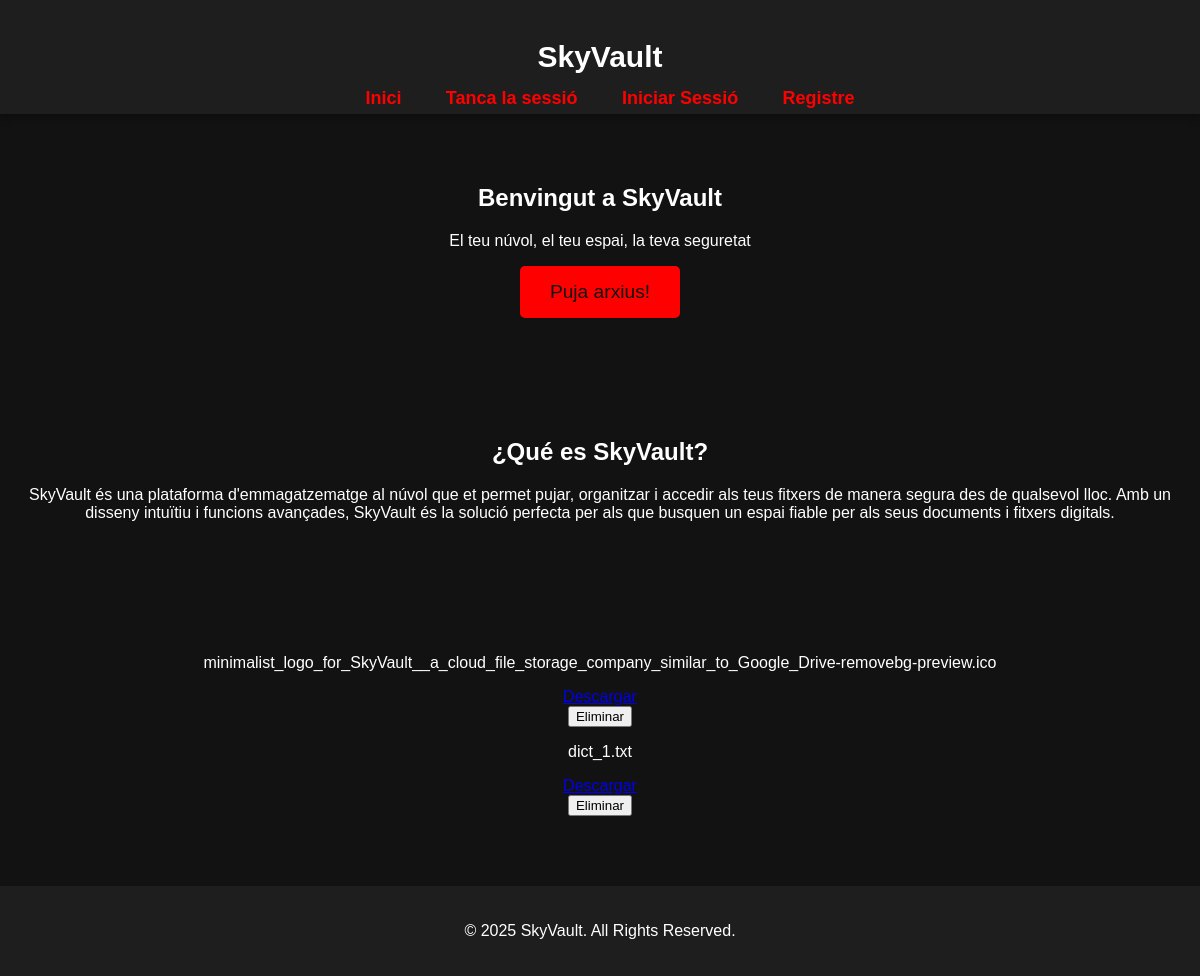
The page /files (signed in) on the database as committed earlier.
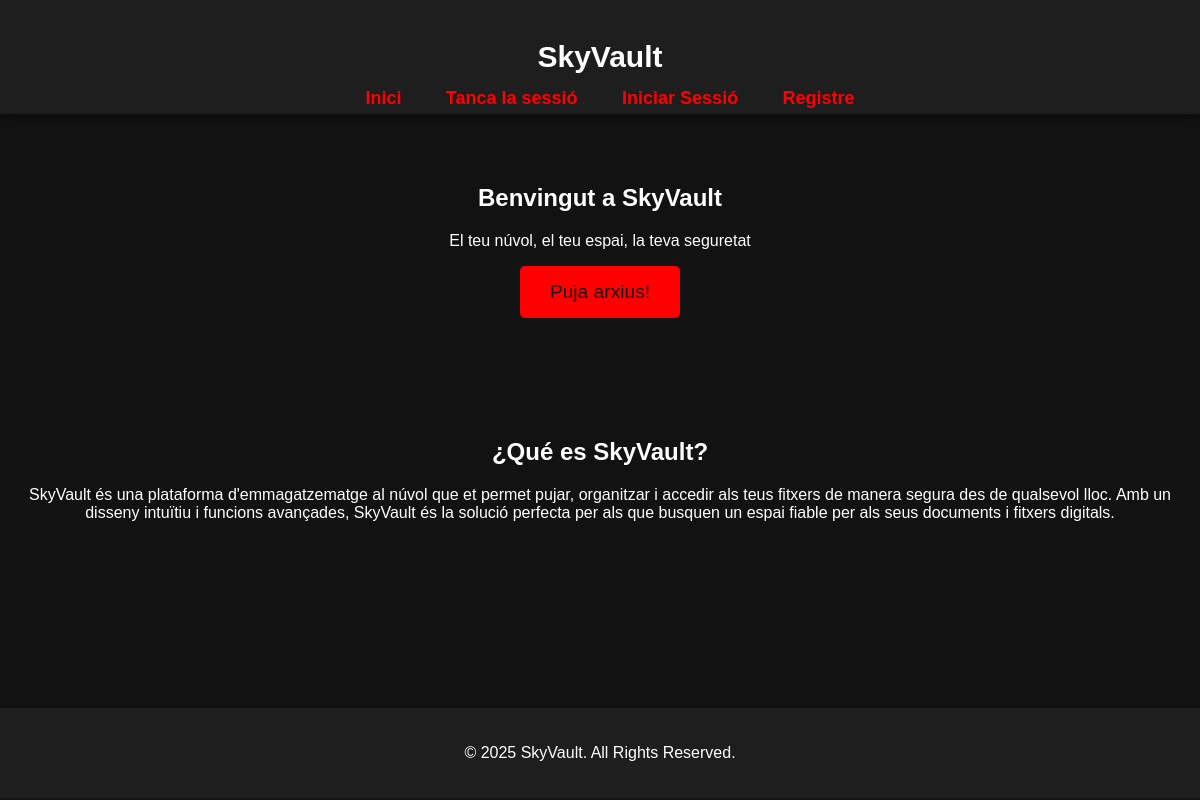
The same page on the database as committed later.
### app.py (models this page shows)
class File(db.Model):
    id = db.Column(db.Integer, primary_key=True)
    filename = db.Column(db.String(255), nullable=False)
    filepath = db.Column(db.String(255), nullable=False)
    user_id = db.Column(db.Integer, db.ForeignKey('user.id'), nullable=False)
    uploaded_at = db.Column(db.DateTime, default=db.func.current_timestamp())
    user = db.relationship('User', backref=db.backref('files', lazy=True))

### app.py (the view)
@app.route('/files')
@login_required
def list_files():
    files = File.query.filter_by(user_id=current_user.id).all()
    return render_template('web.html', files=files)

### app.py (called while the page is built)
@login_manager.user_loader
def load_user(user_id):
    return User.query.get(int(user_id))

### templates/web.html (shortened to what this page needs)
<!DOCTYPE html>
<html lang="es">
<head>
</head>
<body>
    <header>
        <h1>SkyVault</h1>
        <nav class="col-12 col-lg-12 col-dm-12 col-sm-12">
            <ul id="htopnav">
                <li><a href="{{ url_for('home') }}">Inici</a></li>
                <li><a href="{{ url_for('logout') }}">Tanca la sessió</a></li>
                <li><a href="{{ url_for('login') }}">Iniciar Sessió</a></li>
                <li><a href="{{ url_for('register') }}">Registre</a></li>
            </ul>
        </nav>
    </header>
    <section id="hero">
        <h2>Benvingut a SkyVault</h2>
        <p>El teu núvol, el teu espai, la teva seguretat</p>
        <a href="{{ url_for('register') }}" class="btn">Puja arxius!</a>
    </section>
    <section id="about">
        <h2>¿Qué es SkyVault?</h2>
        <p>SkyVault és una plataforma d'emmagatzematge al núvol que et permet pujar, organitzar i accedir als teus fitxers de manera segura des de qualsevol lloc. Amb un disseny intuïtiu i funcions avançades, SkyVault és la solució perfecta per als que busquen un espai fiable per als seus documents i fitxers digitals.</p>
    </section>
    <section id="files">
        {% for file in files %}
            <div>
                <p>{{ file.filename }}</p>
                <a href="{{ url_for('download_file', file_id=file.id) }}">Descargar</a>
                <form method="POST" action="{{ url_for('delete_file', file_id=file.id) }}">
                    <button type="submit" onclick="return confirm('¿Eliminar archivo?');">Eliminar</button>
                </form>
            </div>
        {% endfor %}
    </section>
    <footer>
        <p>&copy; 2025 SkyVault. All Rights Reserved.</p>
    </footer>
</body>
</html>

### templates/web.html (style rules this page uses)
body { font-family: Arial, sans-serif; margin: 0; padding: 0; background-color: #121212; color: #ffffff; }
header { background: #1e1e1e; padding: 20px; text-align: center; box-shadow: 0 4px 8px rgba(0, 0, 0, 0.3); }
nav ul { list-style: none; padding: 0; margin: 0; position: relative; bottom: 1em; }
nav ul li { display: inline; margin: 0 20px; }
nav a { color: #ff0000; text-decoration: none; font-size: 18px; font-weight: bold; transition: color 0.3s ease; }
.btn { display: inline-block; padding: 15px 30px; background-color: #ff0000; color: #121212; text-decoration: none; border-radius: 5px; font-size: 1.2em; transition: background 0.3s ease; }
section { padding: 50px 20px; text-align: center; }
footer { background: #1e1e1e; padding: 20px; text-align: center; margin-top: 20px; }
h1 { font-size: 30px; }
[class*="col-"] { float: left; padding: 10px; }
.col-12 { width: 100%; }

Rows that differ between the two databases and show on the page:
removed File: filename "minimalist_logo_for_SkyVault__a_cloud_file_storage_company_similar_to_Google_Drive-removebg-preview.ico"
removed File: filename "dict_1.txt"
